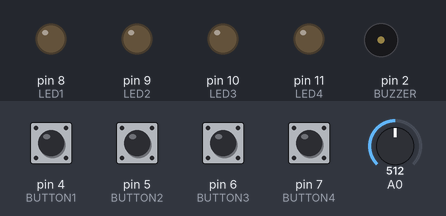
Recording of a sketch running on a simulated Arduino Uno, built with avr-gcc and run on an emulated ATmega328P. Parts: output pins drawn as LEDs (lit = HIGH), buzzer (waves = sounding). The inputs (shaded band) are chosen by the test bench; at power-on: pin 4 (BUTTON1), pin 5 (BUTTON2), pin 6 (BUTTON3), pin 7 (BUTTON4) HIGH, A0 = 512. Random numbers use the default seed unless the sketch sets one.

Above: at 3.8 s.
3.9 s: pin 4 (BUTTON1) pulled LOW for 0.15 s
At 5.25 s:
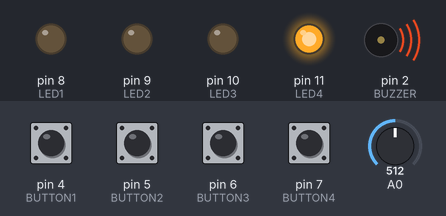
7.0 s: A0 set to 306
At 8.85 s:
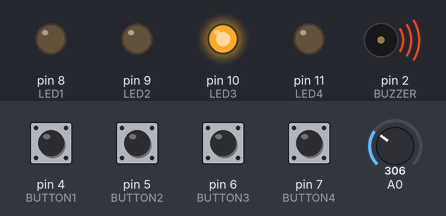
10.0 s: pin 6 (BUTTON3) pulled LOW for 0.15 s
At 11.45 s:
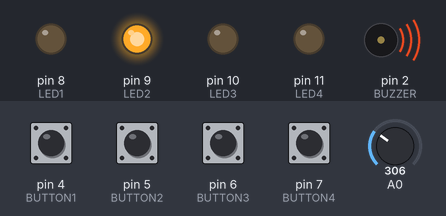
13.1 s: pin 4 (BUTTON1) pulled LOW for 1 s
At 13.9 s:
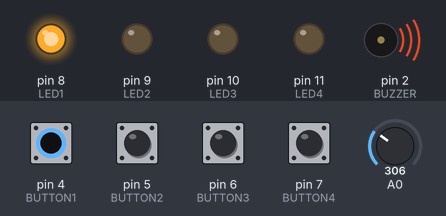
Timing chart, 0 to 20.2 s (numbered marks = the images above; inputs shaded):
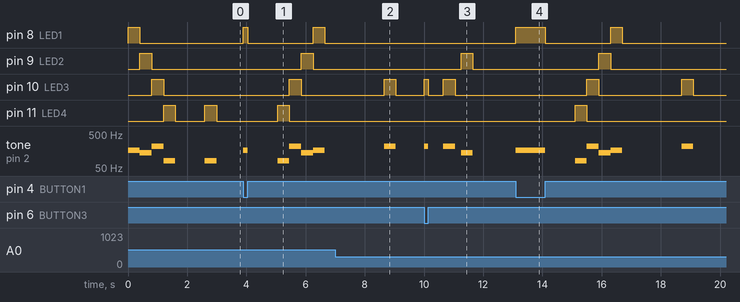

Measured:
- after the input at 3.9 s, pin 8 (LED1): LOW → HIGH at once, → LOW 0.15 s later, → HIGH 2.2 s later, → LOW 0.40 s later; pin 9 (LED2): LOW → HIGH after 2.0 s, → LOW 0.40 s later
- after the input at 7.0 s, pin 10 (LED3): LOW → HIGH after 1.7 s, → LOW 0.40 s later
- after the input at 10.0 s, pin 9 (LED2): LOW → HIGH after 1.3 s, → LOW 0.40 s later; pin 10 (LED3): LOW → HIGH at once, → LOW 0.15 s later, → HIGH 0.50 s later, → LOW 0.40 s later; tone on pin 2 (BUZZER): plays 220 Hz for 0.15 s, 220 Hz for 0.40 s, 139 Hz for 0.40 s, starting at once
- after the input at 13.1 s, pin 8 (LED1): LOW → HIGH at once, → LOW 1.0 s later, → HIGH 2.2 s later, → LOW 0.40 s later; pin 9 (LED2): LOW → HIGH after 2.8 s, → LOW 0.40 s later
- by itself, tone on pin 2 (BUZZER): plays 165 Hz for 0.40 s, 139 Hz for 0.40 s, 220 Hz for 0.40 s, 82 Hz for 0.40 s, 82 Hz for 0.40 s

The sketch:

simon.ino
```cpp
// Simon.ino game

#define NOTE1 165 // blue tone: E 3
#define NOTE2 139 // yellow tone: C♯ 3
#define NOTE3 220 // red tone: A 3
#define NOTE4 82 // green tone: E 2

#define LED1 8 // blue button
#define LED2 9 // yellow button
#define LED3 10 // red button
#define LED4 11 // green button

#define BUTTON1 4 // blue LED
#define BUTTON2 5 // yellow LED
#define BUTTON3 6 // red LED
#define BUTTON4 7 // green LED

#define BUZZER 2

// define variables
int sequence[100];
int sequenceLength = 0;
int currentIndex = 0;
int prevNumber = 0;
int randomNumber = random(1, 5);
int error = 0;

void setup()
{
  // Initialize buttons
  pinMode(BUTTON1, INPUT_PULLUP);
  pinMode(BUTTON2, INPUT_PULLUP);
  pinMode(BUTTON3, INPUT_PULLUP);
  pinMode(BUTTON4, INPUT_PULLUP);

  // Initialize LEDs
  pinMode(LED1, OUTPUT);
  pinMode(LED2, OUTPUT);
  pinMode(LED3, OUTPUT);
  pinMode(LED4, OUTPUT);

  // initialize BUZZER
  pinMode(BUZZER, OUTPUT);

  // Play initial sequence
  playNote(LED1, NOTE1);
  playNote(LED2, NOTE2);
  playNote(LED3, NOTE3);
  playNote(LED4, NOTE4);

  delay(1000);
}

void addToSequence() {
  // Add random number to sequence
  randomSeed(analogRead(0));
  while (randomNumber == prevNumber)
    randomNumber = random(1, 5);
  sequence[sequenceLength] = randomNumber;
  sequenceLength++;
  prevNumber = randomNumber;
}

void handleUserInput(int button, int led, int note, int expected) {
  // Read press button, turn on LED and play note
  if (digitalRead(button) == LOW) {
    while (digitalRead(button) == LOW) {
      digitalWrite(led, HIGH);
      tone(BUZZER, note);
    }
    digitalWrite(led, LOW);
    noTone(BUZZER);
    // Check correct sequence
    if (sequence[currentIndex] == expected) {
      currentIndex++;
    } else {
      error = 1;
      return;
    }
  }
}

void getUserSequence() {
  handleUserInput(BUTTON1, LED1, NOTE1, 1);
  handleUserInput(BUTTON2, LED2, NOTE2, 2);
  handleUserInput(BUTTON3, LED3, NOTE3, 3);
  handleUserInput(BUTTON4, LED4, NOTE4, 4);
}

void playNote(int led, int note) {
  // Play a note and turn on LED
  digitalWrite(led, HIGH);
  tone(BUZZER, note);
  delay (400);
  digitalWrite(led, LOW);
  noTone(BUZZER);
}

void playSequence() {
  // Play the sequence
  for (int i = 0; i < sequenceLength; i++) {
    if (sequence[i] == 1) playNote(LED1, NOTE1);
    if (sequence[i] == 2) playNote(LED2, NOTE2);
    if (sequence[i] == 3) playNote(LED3, NOTE3);
    if (sequence[i] == 4) playNote(LED4, NOTE4);
    delay(200);
  }
}

void gameOver() {
  // Game over and reset
  delay(500);
  playNote(LED4, NOTE4);
  playNote(LED3, NOTE3);
  playNote(LED2, NOTE2);
  playNote(LED1, NOTE1);

  delay (2000);
  error = 0;
  currentIndex = 0;
  sequenceLength = 0;
}

void loop()
{
  if (error == 0) {
    // Add new note to sequence and play
    addToSequence();
    playSequence();

    // Get user sequence
    while ((currentIndex < sequenceLength) && (error == 0)) {
      getUserSequence();
    }
    currentIndex = 0;
    delay(500);
  }
  else {
    // In case of mistake
    gameOver();
  }
}
```
